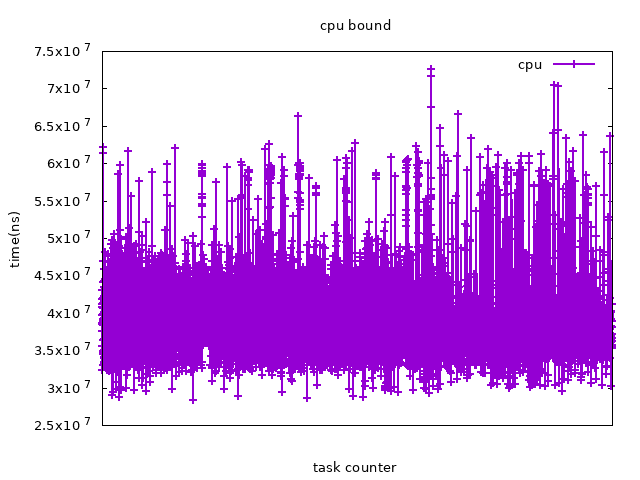

Write the gnuplot code that produced this figure.
reset                                                                           
set xlabel 'task counter'
set ylabel 'time(ns)'
set title 'cpu bound'
set term png enhanced font 'Verdana,10'
set output 'cpu.png'
set xtic 1, 1, 10

plot \
'cpu.txt' using 1:2 with linespoints linewidth 2 title 'cpu'